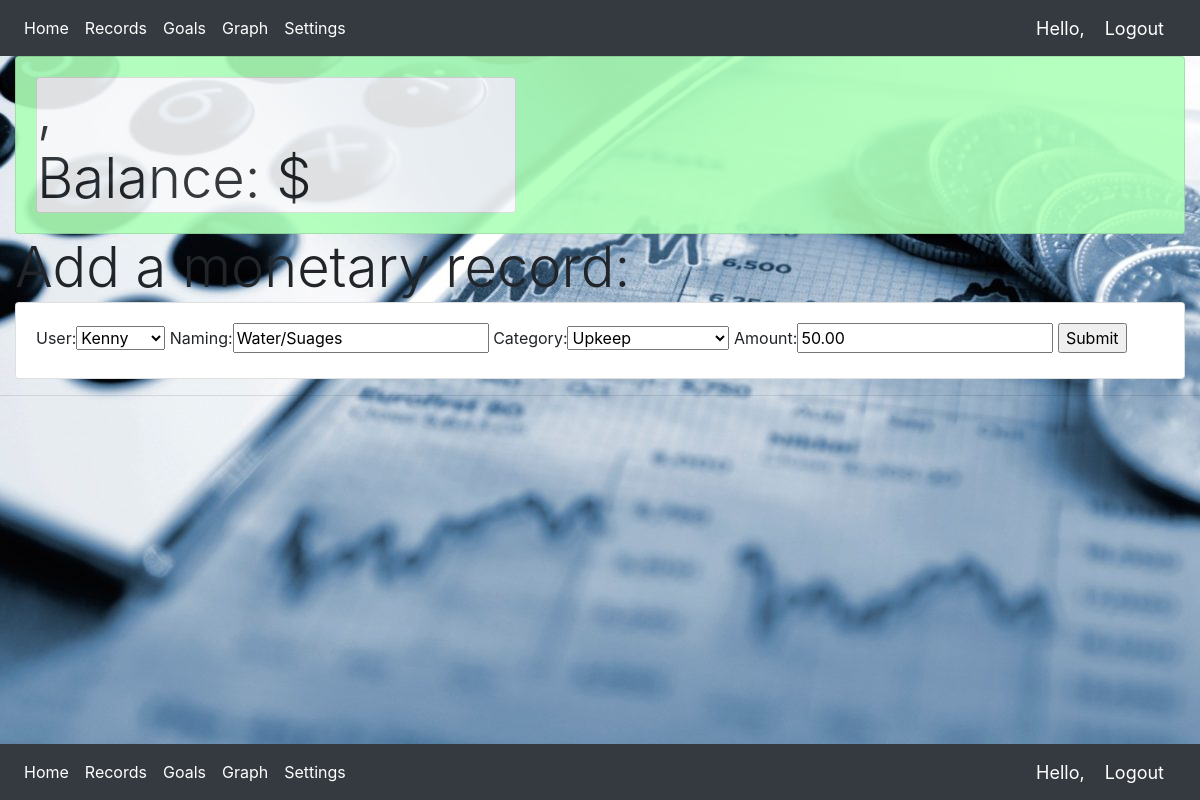
The page /update_record/3/ on the database as committed earlier.
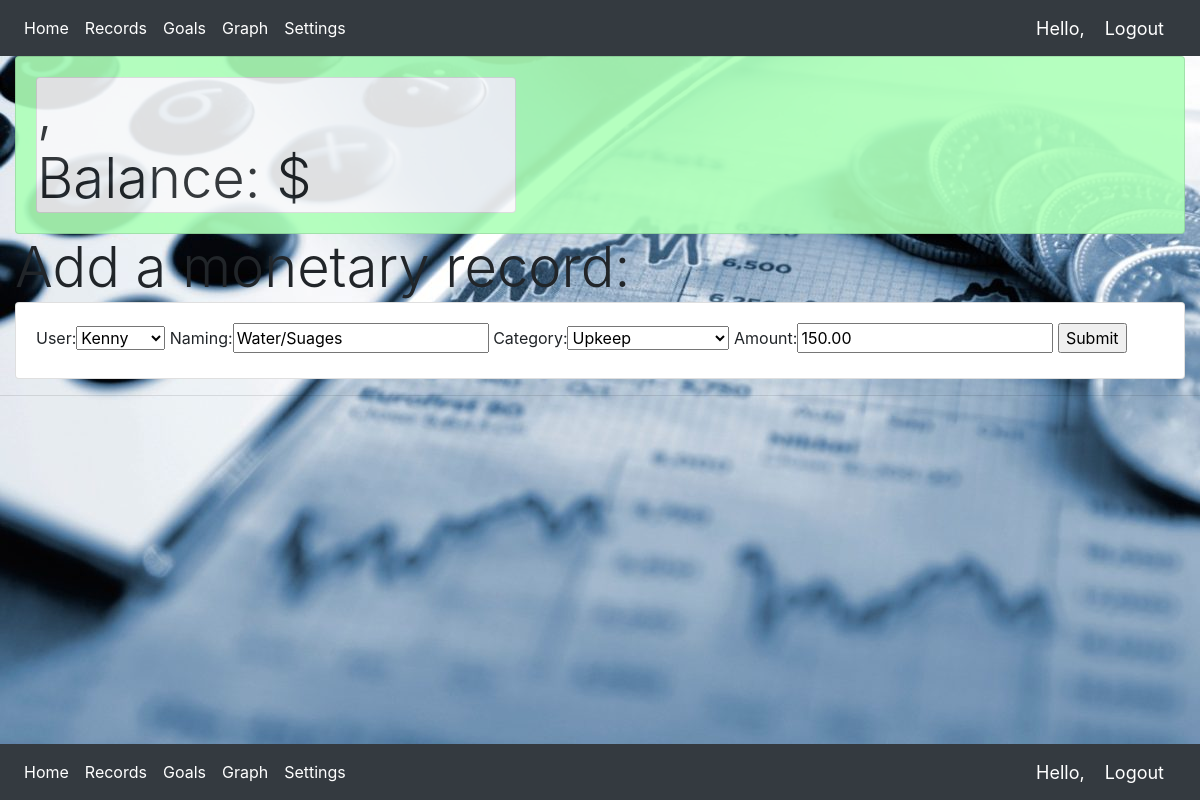
The same page on the database as committed later.
### MGMT/models.py (models this page shows, shortened)
class moneyRecord(models.Model):
    CATEGORY = (
                ('Outcome', (
                            ('expenses', 'Expenses'),
                            ('upkeep', 'Upkeep'),
                            ('unforeseen', 'Unforeseen'),
                            )
                ),
                ('Income', (
                            ('monthly income', 'Monthly Income'),
                            ('dividents', 'Dividents'),
                            ('other', 'Other'),
                            )
                ),
            )
    user = models.ForeignKey(moneyUser, null=True, on_delete=models.SET_NULL)
    naming = models.CharField(max_length=200, null=False, blank=True, default="Expenses")
    category = models.CharField(max_length=200, null=False, choices=CATEGORY, default='Outcome')
    amount = models.DecimalField(null=False, max_digits=10, decimal_places=2)
    date_created = models.DateTimeField(auto_now_add=True, null=True)

### MGMT/views.py (the view)
# urls.py: path('update_record/<str:pk>/', views.updateRecord, name="update_record"),
def updateRecord(request, pk):
    act = moneyRecord.objects.get(id=pk)
    form = RecordForm(instance=act)
    if request.method == 'POST':
        form = RecordForm(request.POST, instance=act)
        if form.is_valid:
            form.save()
            return redirect('/records/')
    context = {'form': form}
    return render(request, 'MGMT/record_form.html', context)

### MGMT/forms.py
class RecordForm(ModelForm):
    class Meta:
        model = moneyRecord
        fields = '__all__'

### MGMT/models.py (called while the page is built)
    def __str__(self):
        return str(self.name)

### MGMT/templates/MGMT/record_form.html (shortened to what this page needs)
{% extends 'MGMT/main.html' %}
{% block content %}
<div class="display-4">Add a monetary record:</div>
<div class="card card-body">
    <form action="" method="POST">
        {{form}}
        <input type="submit" name="Submit">
    </form>
</div>
{% endblock %}

Rows that differ between the two databases and show on the page:
changed moneyRecord "Kenny": amount "50.00" → "150.00"
